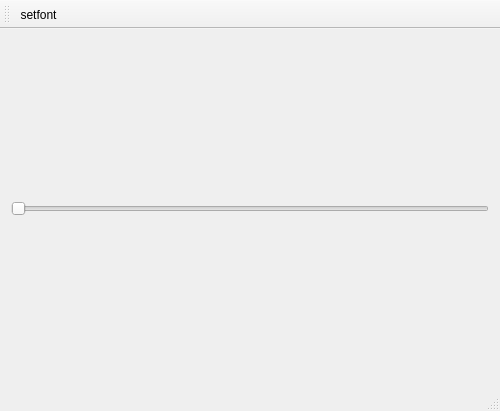
<?xml version="1.0" encoding="UTF-8"?>
<ui version="4.0">
 <class>WidgetLayoutMainWindow</class>
 <widget class="QMainWindow" name="WidgetLayoutMainWindow">
  <property name="geometry">
   <rect>
    <x>0</x>
    <y>0</y>
    <width>500</width>
    <height>411</height>
   </rect>
  </property>
  <property name="windowTitle">
   <string>WidgetLayoutMainWindow</string>
  </property>
  <widget class="QWidget" name="centralWidget">
   <layout class="QVBoxLayout" name="verticalLayout">
    <item>
     <widget class="QSlider" name="horizontalSlider">
      <property name="maximum">
       <number>500</number>
      </property>
      <property name="orientation">
       <enum>Qt::Horizontal</enum>
      </property>
     </widget>
    </item>
   </layout>
  </widget>
  <widget class="QMenuBar" name="menuBar">
   <property name="geometry">
    <rect>
     <x>0</x>
     <y>0</y>
     <width>500</width>
     <height>23</height>
    </rect>
   </property>
  </widget>
  <widget class="QToolBar" name="mainToolBar">
   <attribute name="toolBarArea">
    <enum>TopToolBarArea</enum>
   </attribute>
   <attribute name="toolBarBreak">
    <bool>false</bool>
   </attribute>
   <addaction name="actionSetfont"/>
  </widget>
  <widget class="QStatusBar" name="statusBar"/>
  <action name="actionSetfont">
   <property name="text">
    <string>setfont</string>
   </property>
  </action>
 </widget>
 <layoutdefault spacing="6" margin="11"/>
 <resources/>
 <connections/>
</ui>
